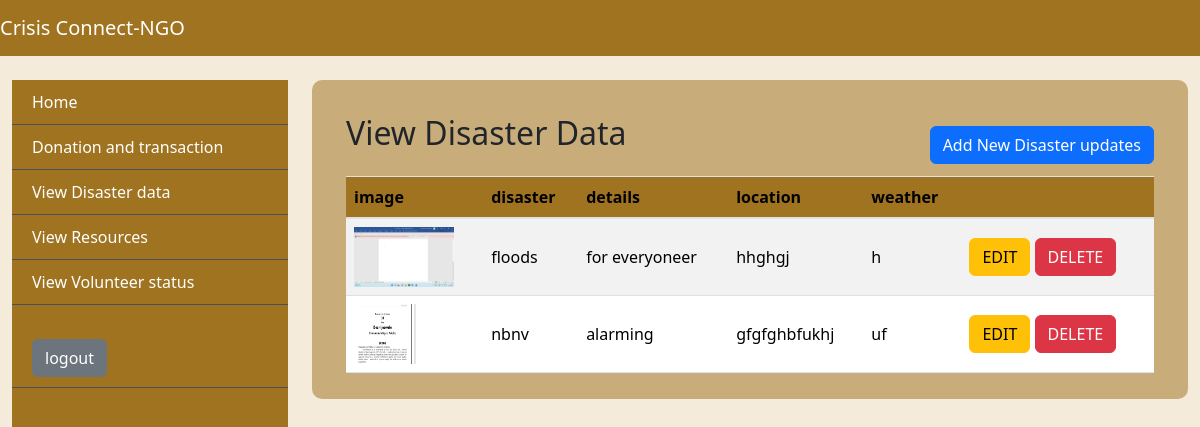
/Viewdisasterdata, run on an earlier commit of the app's database.
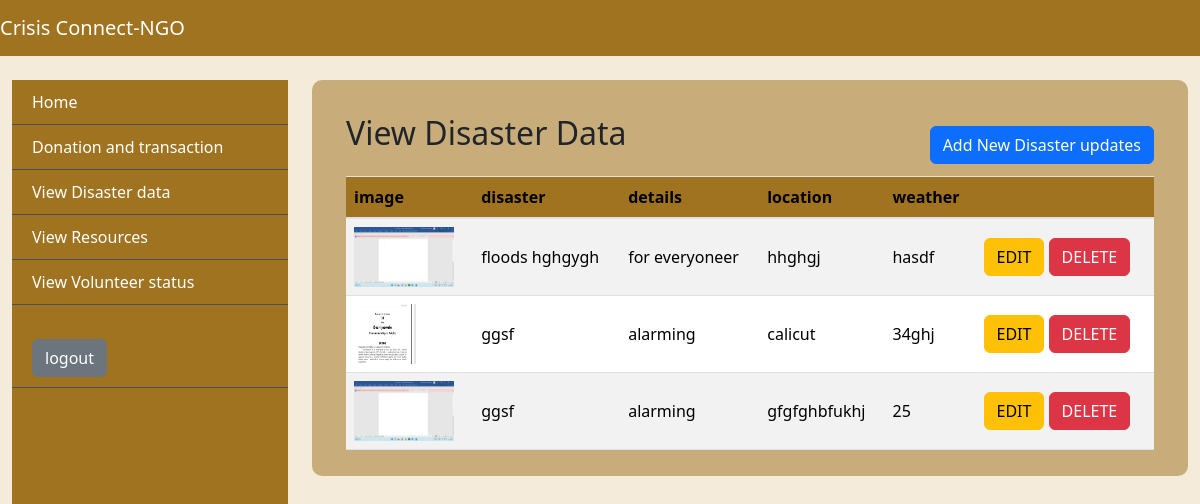
And on a later commit of the database.
### app/models.py (models this page shows)
class DisasterTable(models.Model):
    Image= models.FileField()
    Disaster= models.CharField(max_length=30, null=True, blank=True)
    Details= models.CharField(max_length=125, null=True, blank=True)
    Location= models.CharField(max_length=20, null=True, blank=True)
    Weather= models.CharField(max_length=20, null=True, blank=True)

### app/views.py (the view)
# urls.py: path('Viewdisasterdata', Viewdisaster.as_view(), name="viewdisaster"),
class Viewdisaster(View):
    def get(self, request):
        obj=DisasterTable.objects.all()
        print(obj)
        return render(request, "ngo/Viewdisasterdata.html",{'val':obj})

### templates/ngo/ViewDisasterdata.html (shortened to what this page needs)
{% extends 'ngo/base.html' %}
{%block body%}
<div class="tbl-div">
  <div class="content container-fluid">
    <div class="container-fluid mt-4">
      <div class="head">
        <h2 class="mb-4">View Disaster Data</h2>
      <button class="btn btn-primary" data-bs-toggle="modal" data-bs-target="#eventModal">Add New
        Disaster updates</button>
      </div>
      <div class="table-responsive">
        <table class="table user-table table-striped">
          <thead>
            <tr>
              <th>image</th>
              <th>disaster</th>
              <th>details</th>
              <th>location</th>
              <th>weather</th>
              <th></th>
            </tr>
          </thead>
          <tbody>
            {% for i in val %}
            <tr>
            <td><img src="{{i.Image.url}}" width="100", height="60"></td>
            <td>{{i.Disaster}} </td>
            <td> {{i.Details}}</td>
            <td>{{i.Location}} </td>
            <td>{{i.Weather}} </td>
              <td> <a class="btn btn-warning" href="/edit_ngoDisaster/{{i.id}}">EDIT</a>
                <a class="btn btn-danger" href="/disaster_delete/{{i.id}}"
                  onclick="return confirm('are you sure?')">DELETE</a>
              </td>
            </tr>
            {%endfor%}
          </tbody>
        </table>
      </div>
    </div>
  </div>
</div>
{%endblock%}

### templates/ngo/base.html (shortened to what this page needs)
{% load static %}
<!DOCTYPE html>
<html lang="en">
<head>
  <link rel="stylesheet" href="https://stackpath.bootstrapcdn.com/bootstrap/4.5.2/css/bootstrap.min.css">
  <link rel="stylesheet" href="https://cdnjs.cloudflare.com/ajax/libs/font-awesome/5.15.4/css/all.min.css">
  <link href="https://cdn.jsdelivr.net/npm/bootstrap@5.3.3/dist/css/bootstrap.min.css" rel="stylesheet"
>
  <link rel="stylesheet" href="{% static 'css/baseStyle.css' %}">
</head>
<body>
  <nav class="navbar navbar-expand-lg navbar-dark">
    <a class="navbar-brand" href="#">Crisis Connect-NGO</a>
  </nav>
  <div class="container-fluid mt-4">
    <div class="row">
      <div class="col-md-3">
        <div class="sidebar">
          <div class="sidebar-item active"><a href="">Home</a></div>
          <div class="sidebar-item"><a href="/Donationtransaction">Donation and transaction</a></div>
          <div class="sidebar-item"><a href="/Viewdisasterdata">View Disaster data</a></div>
          <div class="sidebar-item"><a href="/Viewresource">View Resources</a></div>
          <div class="sidebar-item"><a href="/volunteerstatus">View Volunteer status</a></div>
          <div class="sidebar-item mt-4"><a href="/logout" class="btn btn-secondary">logout</a></div>
        </div>
      </div>
      <div class="col-md-9">
        <div class="content">
            {% block body %}
            {% endblock %}
        </div>
      </div>
    </div>
  </div>
</body>
</html>

### static/css/baseStyle.css (style rules this page uses)
:root { --bg-color: #f4ebdb; --bg-color2: #9f7320; --bg-color-hover: #5d400a; --border-color: #495057; --danger-bg-color:#dc3545; --text-color1: #333; --text-color2:#fff; --text-color3:#484a4a; --table-td-color:#00ADB5; --accept-color:#28a745; --view-color:#065bb6; }
* { margin: 0; padding: 0; box-sizing: border-box; }
body { background-color: var(--bg-color); }
nav { background-color: var(--bg-color2); }
.sidebar { background-color: var(--bg-color2); height: 90vh; }
.sidebar a { text-decoration: none; color: var(--text-color2); }
.sidebar-item { padding: 10px 20px; border-bottom: 1px solid var(--border-color); }
.head { display: flex; justify-content: space-between; align-items:center ; align-content: center; }
.tbl-div { width: 100%; padding: 10px; background-color: #9f732082; border-radius: 10px; }
.user-table th, .user-table td { vertical-align: middle; }
.user-table th { font-weight: bold; background-color: var(--bg-color2); }
.user-table th { font-weight: bold; }
a { text-decoration: none; color: var(--text-color2); }
:root { --progress-bar-width: 50px; --progress-bar-height: 50px; --font-size: 15px; }

What changed in the data, as far as the page shows it:
removed DisasterTable: Image (picture), Disaster "nbnv", Details "alarming", Location "gfgfghbfukhj", Weather "uf"
changed DisasterTable "for everyoneer": Disaster "floods" → "floods hghgygh"; Weather "h" → "hasdf"
added DisasterTable: Image (picture), Disaster "ggsf", Details "alarming", Location "calicut", Weather "34ghj"
added DisasterTable: Image (picture), Disaster "ggsf", Details "alarming", Location "gfgfghbfukhj", Weather "25"
